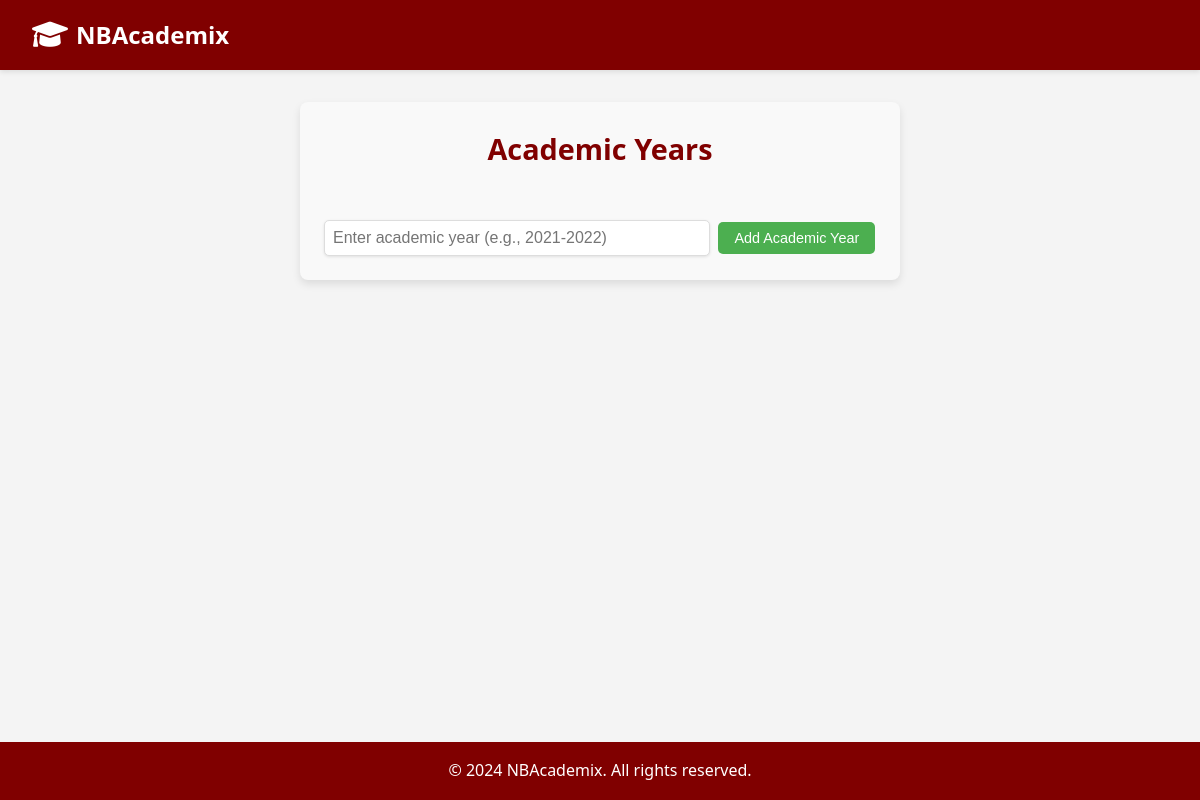
Before: /student-details/ (signed in) with the older database file.
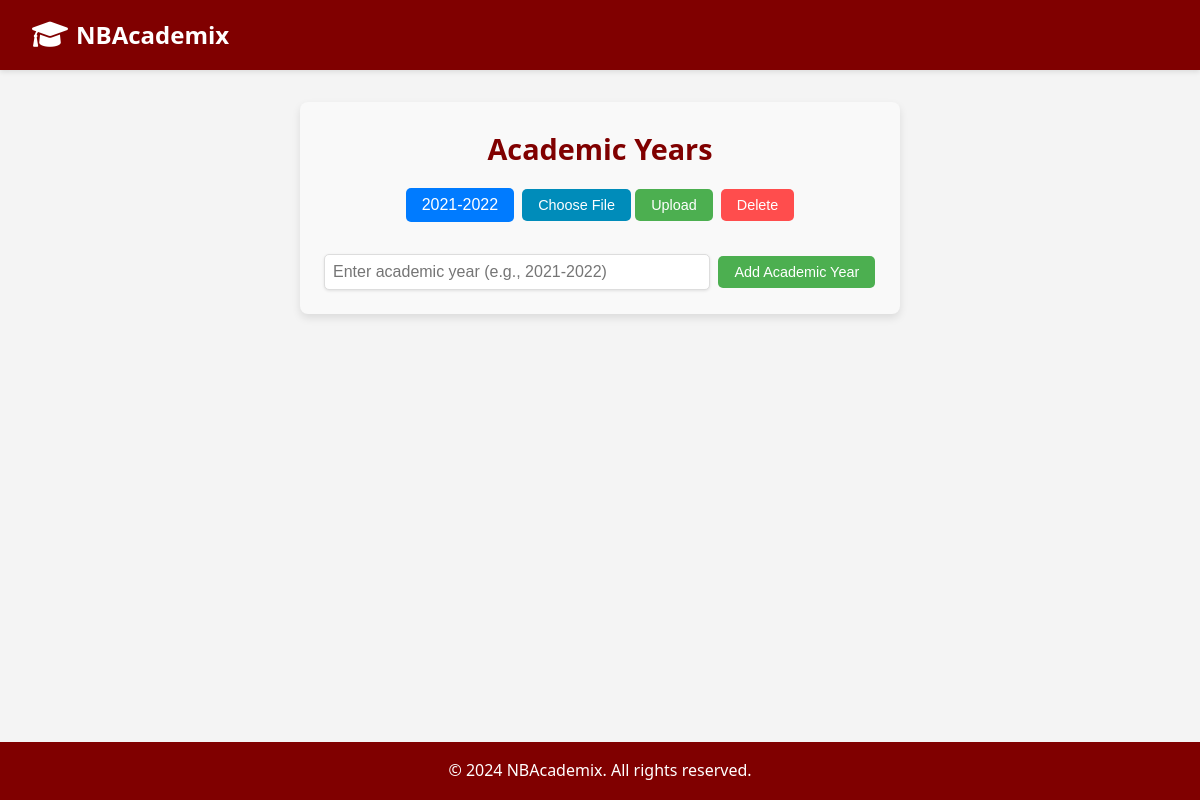
After: the same page with the newer database file.
### adminpage/models.py (models this page shows, shortened)
class AcademicYear(models.Model):
    academic_year = models.CharField(max_length=9)  # e.g., '2023'

### adminpage/views.py (the view, shortened to what this page needs)
# urls.py: path('student-details/', views.student_details_view, name='student_details'),
@login_required
def student_details_view(request):
    batches = AcademicYear.objects.all()
    return render(request, 'adminpage/student_details.html', {'batches': batches})

### adminpage/templates/adminpage/student_details.html (shortened to what this page needs)
{% extends 'adminpage/base.html' %}
{% block content %}
<div class="academic-year-container">
    <h2>Academic Years</h2>
    <div class="academic-year-list">
        {% for batch in batches %}
            <div class="academic-year-item">
                <button type="button" class="year-button">{{ batch.academic_year }}</button>
                <form method="post" action="{% url 'upload_file_view' batch.id %}" enctype="multipart/form-data" class="upload-form">
                    <button type="button" onclick="document.getElementById('file-input-{{ batch.id }}').click();" class="upload-button">Choose File</button>
                    <button type="submit" class="submit-button">Upload</button>
                </form>
                <form method="post" action="" class="delete-form">
                    <button type="submit" class="delete-button">Delete</button>
                </form>
            </div>
        {% endfor %}
    </div>
    <form method="post" action="" class="add-form">
        <input type="text" name="academic_year" placeholder="Enter academic year (e.g., 2021-2022)" required>
        <button type="submit" class="add-button">Add Academic Year</button>
    </form>
</div>
{% endblock %}

### adminpage/templates/adminpage/base.html (shortened to what this page needs)
<!DOCTYPE html>
<html lang="en">
<head>
    <link rel="stylesheet" href="https://cdnjs.cloudflare.com/ajax/libs/font-awesome/6.0.0-beta3/css/all.min.css">
</head>
<body>
    <nav class="navbar">
        <a href="{% url 'homepage' %}" class="navbar-brand">
            <i class="fas fa-graduation-cap"></i>
            NBAcademix
        </a>
    </nav>
    <div class="container">
        {% block content %}
        {% endblock %}
    </div>
    <footer class="footer">
        <p>&copy; 2024 NBAcademix. All rights reserved.</p>
    </footer>
</body>
</html>

### adminpage/templates/adminpage/base.html (style rules this page uses)
* { margin: 0; padding: 0; box-sizing: border-box; }
body { font-family: 'Segoe UI', Tahoma, Geneva, Verdana, sans-serif; background-color: #f4f4f4; line-height: 1.6; min-height: 100vh; display: flex; flex-direction: column; }
.navbar { background-color: #800000; padding: 1rem 2rem; box-shadow: 0 2px 5px rgba(0,0,0,0.1); display: flex; justify-content: space-between; align-items: center; position: sticky; top: 0; z-index: 1000; }
.navbar-brand { color: white; font-size: 1.5rem; font-weight: bold; text-decoration: none; transition: transform 0.3s ease; display: flex; align-items: center; gap: 0.5rem; }
.navbar-brand i { font-size: 1.8rem; }
.footer { margin-top: auto; background-color: #800000; color: white; padding: 1rem; text-align: center; }

### adminpage/templates/adminpage/student_details.html (style rules this page uses)
.academic-year-container { max-width: 600px; margin: 2rem auto; padding: 1.5rem; border-radius: 8px; background-color: #f9f9f9; box-shadow: 0 4px 8px rgba(0, 0, 0, 0.1); text-align: center; }
.academic-year-container h2 { color: #800000; font-size: 1.8rem; margin-bottom: 1rem; }
.academic-year-list { display: flex; flex-direction: column; gap: 0.8rem; margin-top: 1rem; }
.academic-year-item { display: flex; align-items: center; gap: 0.5rem; justify-content: center; }
.year-button { background-color: #007bff; color: white; border: none; padding: 0.5rem 1rem; font-size: 1rem; border-radius: 5px; cursor: pointer; transition: background-color 0.3s ease; }
.add-form { margin-top: 2rem; display: flex; gap: 0.5rem; align-items: center; }
.add-form input[type="text"] { padding: 0.5rem; border-radius: 5px; border: 1px solid #ddd; font-size: 1rem; width: 70%; box-shadow: 0 1px 3px rgba(0, 0, 0, 0.1); }
.add-button, .delete-button { background-color: #4CAF50; color: white; border: none; padding: 0.5rem 1rem; font-size: 0.9rem; border-radius: 5px; cursor: pointer; transition: background-color 0.3s ease; }
.delete-button { background-color: #ff4d4d; }
.upload-button { background-color: #008CBA; color: white; border: none; padding: 0.5rem 1rem; font-size: 0.9rem; border-radius: 5px; cursor: pointer; transition: background-color 0.3s ease; }
.submit-button { background-color: #4CAF50; color: white; border: none; padding: 0.5rem 1rem; font-size: 0.9rem; border-radius: 5px; cursor: pointer; transition: background-color 0.3s ease; }

Changed rows visible on the page:
added AcademicYear: academic_year "2021-2022"
